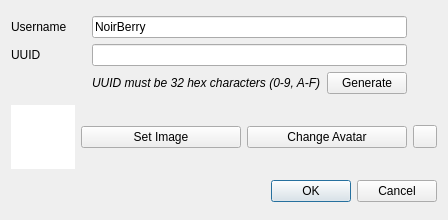
<?xml version="1.0" encoding="UTF-8"?>
<ui version="4.0">
 <class>NewUserDialog</class>
 <widget class="QDialog" name="NewUserDialog">
  <property name="geometry">
   <rect>
    <x>0</x>
    <y>0</y>
    <width>448</width>
    <height>220</height>
   </rect>
  </property>
  <property name="windowTitle">
   <string>New User</string>
  </property>
  <layout class="QGridLayout" name="gridLayout_2">
   <item row="2" column="1" colspan="3">
    <widget class="QDialogButtonBox" name="buttonBox">
     <property name="orientation">
      <enum>Qt::Orientation::Horizontal</enum>
     </property>
     <property name="standardButtons">
      <set>QDialogButtonBox::StandardButton::Cancel|QDialogButtonBox::StandardButton::Ok</set>
     </property>
    </widget>
   </item>
   <item row="1" column="2">
    <widget class="QPushButton" name="setAvatar">
     <property name="text">
      <string>Change Avatar</string>
     </property>
    </widget>
   </item>
   <item row="1" column="1">
    <widget class="QPushButton" name="selectImage">
     <property name="text">
      <string>Set Image</string>
     </property>
    </widget>
   </item>
   <item row="1" column="3">
    <widget class="QToolButton" name="revert">
     <property name="text">
      <string/>
     </property>
    </widget>
   </item>
   <item row="0" column="0" colspan="4">
    <layout class="QGridLayout" name="gridLayout">
     <item row="1" column="0">
      <widget class="QLabel" name="label">
       <property name="text">
        <string>UUID</string>
       </property>
      </widget>
     </item>
     <item row="0" column="1" colspan="2">
      <widget class="QLineEdit" name="username">
       <property name="text">
        <string>NoirBerry</string>
       </property>
      </widget>
     </item>
     <item row="1" column="1" colspan="2">
      <widget class="QLineEdit" name="uuid"/>
     </item>
     <item row="0" column="0">
      <widget class="QLabel" name="label_2">
       <property name="text">
        <string>Username</string>
       </property>
      </widget>
     </item>
     <item row="2" column="1">
      <widget class="QLabel" name="label_3">
       <property name="font">
        <font>
         <italic>true</italic>
        </font>
       </property>
       <property name="text">
        <string>UUID must be 32 hex characters (0-9, A-F)</string>
       </property>
      </widget>
     </item>
     <item row="2" column="2">
      <widget class="QPushButton" name="generate">
       <property name="text">
        <string>Generate</string>
       </property>
      </widget>
     </item>
     <item row="1" column="3">
      <widget class="QLabel" name="uuidVerified">
       <property name="sizePolicy">
        <sizepolicy hsizetype="Fixed" vsizetype="Preferred">
         <horstretch>0</horstretch>
         <verstretch>0</verstretch>
        </sizepolicy>
       </property>
       <property name="minimumSize">
        <size>
         <width>24</width>
         <height>0</height>
        </size>
       </property>
      </widget>
     </item>
     <item row="0" column="3">
      <widget class="QLabel" name="usernameVerified">
       <property name="text">
        <string/>
       </property>
      </widget>
     </item>
    </layout>
   </item>
   <item row="1" column="0">
    <widget class="QGraphicsView" name="image">
     <property name="sizePolicy">
      <sizepolicy hsizetype="Expanding" vsizetype="Expanding">
       <horstretch>0</horstretch>
       <verstretch>0</verstretch>
      </sizepolicy>
     </property>
     <property name="minimumSize">
      <size>
       <width>64</width>
       <height>64</height>
      </size>
     </property>
     <property name="maximumSize">
      <size>
       <width>64</width>
       <height>64</height>
      </size>
     </property>
     <property name="frameShape">
      <enum>QFrame::Shape::NoFrame</enum>
     </property>
     <property name="frameShadow">
      <enum>QFrame::Shadow::Plain</enum>
     </property>
     <property name="verticalScrollBarPolicy">
      <enum>Qt::ScrollBarPolicy::ScrollBarAlwaysOff</enum>
     </property>
     <property name="horizontalScrollBarPolicy">
      <enum>Qt::ScrollBarPolicy::ScrollBarAlwaysOff</enum>
     </property>
     <property name="interactive">
      <bool>false</bool>
     </property>
    </widget>
   </item>
  </layout>
 </widget>
 <resources/>
 <connections>
  <connection>
   <sender>buttonBox</sender>
   <signal>accepted()</signal>
   <receiver>NewUserDialog</receiver>
   <slot>accept()</slot>
   <hints>
    <hint type="sourcelabel">
     <x>248</x>
     <y>254</y>
    </hint>
    <hint type="destinationlabel">
     <x>157</x>
     <y>274</y>
    </hint>
   </hints>
  </connection>
  <connection>
   <sender>buttonBox</sender>
   <signal>rejected()</signal>
   <receiver>NewUserDialog</receiver>
   <slot>reject()</slot>
   <hints>
    <hint type="sourcelabel">
     <x>316</x>
     <y>260</y>
    </hint>
    <hint type="destinationlabel">
     <x>286</x>
     <y>274</y>
    </hint>
   </hints>
  </connection>
 </connections>
</ui>
